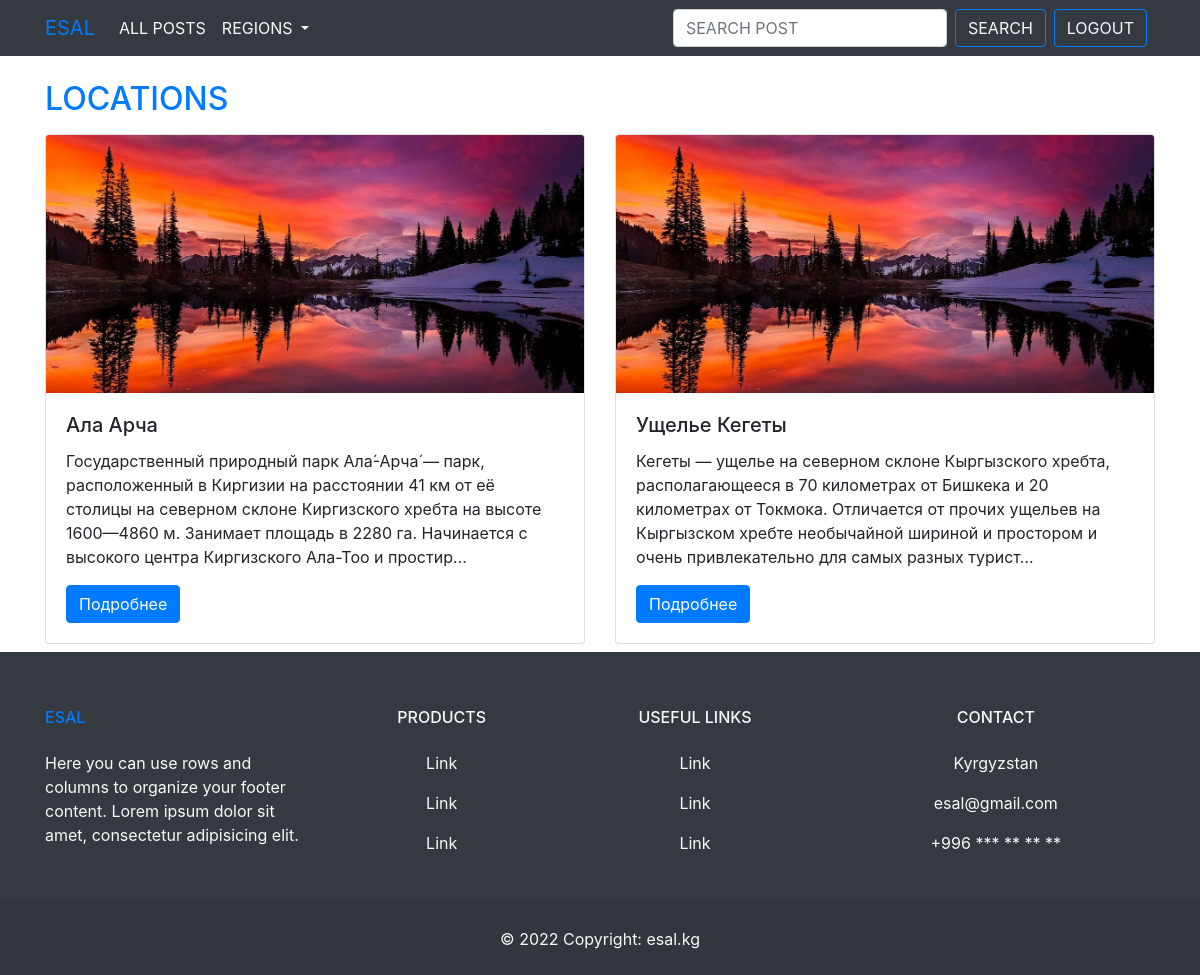
The page /posts/ (signed in) on the database its author committed.
### location/models.py (models this page shows)
class Location(models.Model):
    title = models.CharField(max_length=100)
    region = models.ForeignKey(Region, on_delete=models.CASCADE, related_name='location')
    description = models.TextField()
    leisure = models.ForeignKey(Leisure, on_delete=models.CASCADE, related_name='location')
    difficulty = models.CharField(choices=DIFFICULTY, max_length=10)

### location/views.py (the view)
# urls.py: path('posts/', ListPostView.as_view(), name='posts'),
class ListPostView(ListView):
    def get(self, request, *args, **kwargs):
        locations = Location.objects.all()
        regions = Region.objects.all()
        context = {
            'posts': locations,
            'regions': regions,
        }
        return render(request, 'location/all_posts.html', context)

### location/templates/location/all_posts.html
{% extends "location/base.html" %}
{% load static %}
{% block page_content %}
<h2 class=" text-primary mt-4">LOCATIONS</h2>
  <div class="row row-cols-1 row-cols-md-2 g-4">
    {% for loc in posts %}
      <div class="col">
        <div class="card my-2">
          <img src="{% static 'location/img/2.jpg' %}" class="card-img-top" alt="...">
          <div class="card-body">
            <h5 class="card-title">{{ loc.title }}</h5>
            <p class="card-text">{{ loc.description|truncatechars:255 }}</p>
            <a href="{% url 'location' loc.id %}" class="btn btn-primary">Подробнее</a>
          </div>
        </div>
      </div>
    {% endfor %}
      </div>
{% endblock %}

### rows shown on the page
Location: title "Ала Арча", description "Государственный природный парк Ала́-Арча́ — парк, расположенный в Киргизии на расстоянии 41 км от её столицы на северном склоне Киргизского хребта на высоте 1600—4860 м. Занимает площадь в 2280 га. Начинается с высокого центра Киргизского Ала-Тоо и простир…"
Location: title "Ущелье Кегеты", description "Кегеты — ущелье на северном склоне Кыргызского хребта, располагающееся в 70 километрах от Бишкека и 20 километрах от Токмока. Отличается от прочих ущельев на Кыргызском хребте необычайной шириной и простором и очень привлекательно для самых разных турист…"
